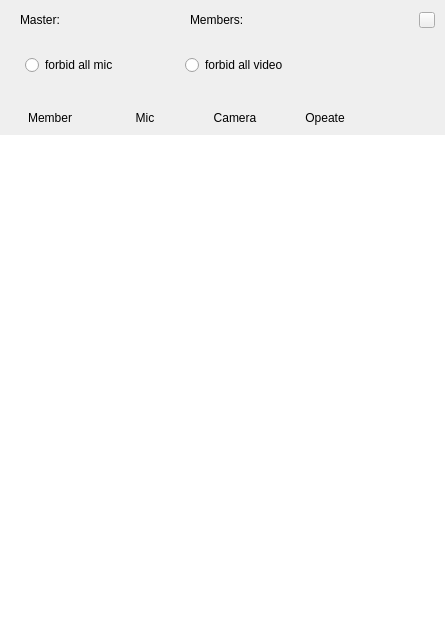
<?xml version="1.0" encoding="UTF-8"?>
<ui version="4.0">
 <class>MemberListViewController</class>
 <widget class="QWidget" name="MemberListViewController">
  <property name="geometry">
   <rect>
    <x>0</x>
    <y>0</y>
    <width>445</width>
    <height>620</height>
   </rect>
  </property>
  <property name="windowTitle">
   <string/>
  </property>
  <layout class="QVBoxLayout" name="verticalLayout">
   <property name="spacing">
    <number>0</number>
   </property>
   <property name="leftMargin">
    <number>0</number>
   </property>
   <property name="topMargin">
    <number>0</number>
   </property>
   <property name="rightMargin">
    <number>0</number>
   </property>
   <property name="bottomMargin">
    <number>0</number>
   </property>
   <item>
    <widget class="QWidget" name="head_widget" native="true">
     <layout class="QHBoxLayout" name="horizontalLayout_3">
      <property name="spacing">
       <number>5</number>
      </property>
      <property name="leftMargin">
       <number>20</number>
      </property>
      <property name="topMargin">
       <number>0</number>
      </property>
      <property name="rightMargin">
       <number>10</number>
      </property>
      <property name="bottomMargin">
       <number>0</number>
      </property>
      <item>
       <widget class="QLabel" name="master_label">
        <property name="minimumSize">
         <size>
          <width>0</width>
          <height>0</height>
         </size>
        </property>
        <property name="maximumSize">
         <size>
          <width>80</width>
          <height>16777215</height>
         </size>
        </property>
        <property name="text">
         <string>Master:</string>
        </property>
        <property name="alignment">
         <set>Qt::AlignLeading|Qt::AlignLeft|Qt::AlignVCenter</set>
        </property>
       </widget>
      </item>
      <item>
       <widget class="QLabel" name="master_name_label">
        <property name="minimumSize">
         <size>
          <width>120</width>
          <height>40</height>
         </size>
        </property>
        <property name="maximumSize">
         <size>
          <width>120</width>
          <height>40</height>
         </size>
        </property>
        <property name="text">
         <string/>
        </property>
       </widget>
      </item>
      <item>
       <widget class="QLabel" name="count_label">
        <property name="minimumSize">
         <size>
          <width>0</width>
          <height>0</height>
         </size>
        </property>
        <property name="maximumSize">
         <size>
          <width>80</width>
          <height>16777215</height>
         </size>
        </property>
        <property name="text">
         <string>Members:</string>
        </property>
        <property name="alignment">
         <set>Qt::AlignLeading|Qt::AlignLeft|Qt::AlignVCenter</set>
        </property>
       </widget>
      </item>
      <item>
       <widget class="QLabel" name="member_count_label">
        <property name="minimumSize">
         <size>
          <width>120</width>
          <height>40</height>
         </size>
        </property>
        <property name="maximumSize">
         <size>
          <width>120</width>
          <height>40</height>
         </size>
        </property>
        <property name="text">
         <string/>
        </property>
       </widget>
      </item>
      <item>
       <spacer name="horizontalSpacer">
        <property name="orientation">
         <enum>Qt::Horizontal</enum>
        </property>
        <property name="sizeHint" stdset="0">
         <size>
          <width>301</width>
          <height>20</height>
         </size>
        </property>
       </spacer>
      </item>
      <item>
       <widget class="QPushButton" name="close_btn">
        <property name="minimumSize">
         <size>
          <width>0</width>
          <height>16</height>
         </size>
        </property>
        <property name="maximumSize">
         <size>
          <width>16</width>
          <height>16</height>
         </size>
        </property>
        <property name="text">
         <string/>
        </property>
       </widget>
      </item>
     </layout>
    </widget>
   </item>
   <item>
    <widget class="QWidget" name="control_widget" native="true">
     <layout class="QHBoxLayout" name="horizontalLayout">
      <property name="spacing">
       <number>10</number>
      </property>
      <property name="leftMargin">
       <number>20</number>
      </property>
      <property name="topMargin">
       <number>10</number>
      </property>
      <property name="rightMargin">
       <number>0</number>
      </property>
      <property name="bottomMargin">
       <number>5</number>
      </property>
      <item>
       <widget class="QWidget" name="forbid_mic_widget" native="true">
        <property name="minimumSize">
         <size>
          <width>150</width>
          <height>30</height>
         </size>
        </property>
        <property name="maximumSize">
         <size>
          <width>150</width>
          <height>30</height>
         </size>
        </property>
        <layout class="QHBoxLayout" name="horizontalLayout_7">
         <property name="spacing">
          <number>0</number>
         </property>
         <property name="leftMargin">
          <number>5</number>
         </property>
         <property name="topMargin">
          <number>0</number>
         </property>
         <property name="rightMargin">
          <number>0</number>
         </property>
         <property name="bottomMargin">
          <number>0</number>
         </property>
         <item>
          <widget class="QRadioButton" name="forbid_mic_btn">
           <property name="sizePolicy">
            <sizepolicy hsizetype="Minimum" vsizetype="Preferred">
             <horstretch>0</horstretch>
             <verstretch>0</verstretch>
            </sizepolicy>
           </property>
           <property name="minimumSize">
            <size>
             <width>150</width>
             <height>30</height>
            </size>
           </property>
           <property name="maximumSize">
            <size>
             <width>150</width>
             <height>30</height>
            </size>
           </property>
           <property name="text">
            <string>forbid all mic</string>
           </property>
           <property name="iconSize">
            <size>
             <width>35</width>
             <height>35</height>
            </size>
           </property>
          </widget>
         </item>
        </layout>
       </widget>
      </item>
      <item>
       <widget class="QWidget" name="forbid_camera_widget" native="true">
        <property name="minimumSize">
         <size>
          <width>150</width>
          <height>30</height>
         </size>
        </property>
        <property name="maximumSize">
         <size>
          <width>150</width>
          <height>30</height>
         </size>
        </property>
        <property name="styleSheet">
         <string notr="true"/>
        </property>
        <layout class="QHBoxLayout" name="horizontalLayout_8">
         <property name="spacing">
          <number>0</number>
         </property>
         <property name="leftMargin">
          <number>5</number>
         </property>
         <property name="topMargin">
          <number>0</number>
         </property>
         <property name="rightMargin">
          <number>0</number>
         </property>
         <property name="bottomMargin">
          <number>0</number>
         </property>
         <item>
          <widget class="QRadioButton" name="forbid_camera_btn">
           <property name="sizePolicy">
            <sizepolicy hsizetype="Minimum" vsizetype="Preferred">
             <horstretch>0</horstretch>
             <verstretch>0</verstretch>
            </sizepolicy>
           </property>
           <property name="minimumSize">
            <size>
             <width>150</width>
             <height>30</height>
            </size>
           </property>
           <property name="maximumSize">
            <size>
             <width>150</width>
             <height>30</height>
            </size>
           </property>
           <property name="text">
            <string>forbid all video</string>
           </property>
           <property name="iconSize">
            <size>
             <width>35</width>
             <height>35</height>
            </size>
           </property>
          </widget>
         </item>
        </layout>
       </widget>
      </item>
      <item>
       <spacer name="horizontalSpacer_7">
        <property name="orientation">
         <enum>Qt::Horizontal</enum>
        </property>
        <property name="sizeHint" stdset="0">
         <size>
          <width>40</width>
          <height>20</height>
         </size>
        </property>
       </spacer>
      </item>
     </layout>
    </widget>
   </item>
   <item>
    <layout class="QHBoxLayout" name="horizontalLayout_2">
     <item>
      <widget class="QWidget" name="widget" native="true">
       <property name="minimumSize">
        <size>
         <width>280</width>
         <height>0</height>
        </size>
       </property>
       <property name="maximumSize">
        <size>
         <width>280</width>
         <height>16777215</height>
        </size>
       </property>
       <layout class="QHBoxLayout" name="horizontalLayout_6">
        <property name="spacing">
         <number>0</number>
        </property>
        <property name="leftMargin">
         <number>0</number>
        </property>
        <property name="topMargin">
         <number>0</number>
        </property>
        <property name="rightMargin">
         <number>0</number>
        </property>
        <property name="bottomMargin">
         <number>0</number>
        </property>
        <item>
         <widget class="QLabel" name="member_label">
          <property name="minimumSize">
           <size>
            <width>100</width>
            <height>40</height>
           </size>
          </property>
          <property name="maximumSize">
           <size>
            <width>100</width>
            <height>40</height>
           </size>
          </property>
          <property name="styleSheet">
           <string notr="true"/>
          </property>
          <property name="text">
           <string>Member</string>
          </property>
          <property name="alignment">
           <set>Qt::AlignBottom|Qt::AlignHCenter</set>
          </property>
         </widget>
        </item>
        <item>
         <widget class="QLabel" name="mic_label">
          <property name="minimumSize">
           <size>
            <width>90</width>
            <height>40</height>
           </size>
          </property>
          <property name="maximumSize">
           <size>
            <width>90</width>
            <height>40</height>
           </size>
          </property>
          <property name="styleSheet">
           <string notr="true"/>
          </property>
          <property name="text">
           <string>Mic</string>
          </property>
          <property name="alignment">
           <set>Qt::AlignBottom|Qt::AlignHCenter</set>
          </property>
         </widget>
        </item>
        <item>
         <widget class="QLabel" name="cam_label">
          <property name="minimumSize">
           <size>
            <width>90</width>
            <height>40</height>
           </size>
          </property>
          <property name="maximumSize">
           <size>
            <width>90</width>
            <height>40</height>
           </size>
          </property>
          <property name="styleSheet">
           <string notr="true"/>
          </property>
          <property name="text">
           <string>Camera</string>
          </property>
          <property name="alignment">
           <set>Qt::AlignBottom|Qt::AlignHCenter</set>
          </property>
         </widget>
        </item>
       </layout>
      </widget>
     </item>
     <item>
      <widget class="QWidget" name="opeate_widget" native="true">
       <layout class="QHBoxLayout" name="horizontalLayout_5">
        <property name="spacing">
         <number>0</number>
        </property>
        <property name="leftMargin">
         <number>0</number>
        </property>
        <property name="topMargin">
         <number>0</number>
        </property>
        <property name="rightMargin">
         <number>0</number>
        </property>
        <property name="bottomMargin">
         <number>0</number>
        </property>
        <item>
         <widget class="QLabel" name="opeate_label">
          <property name="minimumSize">
           <size>
            <width>90</width>
            <height>40</height>
           </size>
          </property>
          <property name="maximumSize">
           <size>
            <width>90</width>
            <height>40</height>
           </size>
          </property>
          <property name="text">
           <string>Opeate</string>
          </property>
          <property name="alignment">
           <set>Qt::AlignBottom|Qt::AlignHCenter</set>
          </property>
         </widget>
        </item>
       </layout>
      </widget>
     </item>
     <item>
      <spacer name="horizontalSpacer_2">
       <property name="orientation">
        <enum>Qt::Horizontal</enum>
       </property>
       <property name="sizeHint" stdset="0">
        <size>
         <width>40</width>
         <height>20</height>
        </size>
       </property>
      </spacer>
     </item>
    </layout>
   </item>
   <item>
    <widget class="QWidget" name="widget_line" native="true">
     <property name="minimumSize">
      <size>
       <width>0</width>
       <height>10</height>
      </size>
     </property>
     <property name="maximumSize">
      <size>
       <width>16777215</width>
       <height>10</height>
      </size>
     </property>
     <layout class="QHBoxLayout" name="horizontalLayout_4">
      <property name="spacing">
       <number>0</number>
      </property>
      <property name="leftMargin">
       <number>15</number>
      </property>
      <property name="topMargin">
       <number>0</number>
      </property>
      <property name="rightMargin">
       <number>15</number>
      </property>
      <property name="bottomMargin">
       <number>0</number>
      </property>
      <item>
       <widget class="QWidget" name="line" native="true">
        <property name="minimumSize">
         <size>
          <width>0</width>
          <height>1</height>
         </size>
        </property>
        <property name="maximumSize">
         <size>
          <width>16777215</width>
          <height>1</height>
         </size>
        </property>
       </widget>
      </item>
     </layout>
    </widget>
   </item>
   <item>
    <widget class="QListWidget" name="member_list_widget">
     <property name="frameShape">
      <enum>QFrame::NoFrame</enum>
     </property>
     <property name="lineWidth">
      <number>0</number>
     </property>
     <property name="verticalScrollBarPolicy">
      <enum>Qt::ScrollBarAlwaysOff</enum>
     </property>
     <property name="horizontalScrollBarPolicy">
      <enum>Qt::ScrollBarAlwaysOff</enum>
     </property>
    </widget>
   </item>
  </layout>
 </widget>
 <resources/>
 <connections/>
</ui>
